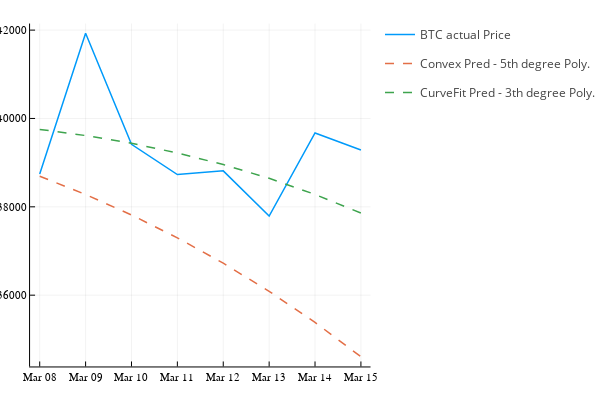

Here is the notebook cell this chart was saved with:
### Code cell
plot(dataBitcoin_wa.DateMonth, dataBitcoin_wa.PriceFloat, label = "BTC actual Price", linewidth=1.5)
plot!(dataBitcoin_wa.DateMonth, [convex_pred_week, curve_fit3_pred_week],
        label = ["Convex Pred - 5th degree Poly." "CurveFit Pred - 3th degree Poly."]
        , linewidth=1.5, line=:dash)

### Figure 1 — Plotly figure (JSON) as saved in the notebook; plotly's stock layout.template omitted (floating-point values rounded to 4 significant figures)
{"data": [{"colorbar": {"title": ""}, "legendgroup": "BTC actual Price", "line": {"color": "rgba(0, 154, 250, 1.000)", "dash": "solid", "shape": "linear", "width": 1.5}, "mode": "lines", "name": "BTC actual Price", "showlegend": true, "type": "scatter", "x": [0.5, 1.5, 2.5, 3.5, 4.5, 5.5, 6.5, 7.5], "xaxis": "x", "y": [38740.0, 41929, 39420.0, 38730.0, 38810.0, 37790.0, 39670.0, 39290.0], "yaxis": "y", "zmax": null, "zmin": null}, {"colorbar": {"title": ""}, "legendgroup": "Convex Pred - 5th degree Poly.", "line": {"color": "rgba(227, 111, 71, 1.000)", "dash": "dash", "shape": "linear", "width": 1.5}, "mode": "lines", "name": "Convex Pred - 5th degree Poly.", "showlegend": true, "type": "scatter", "x": [0.5, 1.5, 2.5, 3.5, 4.5, 5.5, 6.5, 7.5], "xaxis": "x", "y": [38690.0, 38280.0, 37820.0, 37300.0, 36720.0, 36090.0, 35380.0, 34610.0], "yaxis": "y", "zmax": null, "zmin": null}, {"colorbar": {"title": ""}, "legendgroup": "CurveFit Pred - 3th degree Poly.", "line": {"color": "rgba(62, 164, 78, 1.000)", "dash": "dash", "shape": "linear", "width": 1.5}, "mode": "lines", "name": "CurveFit Pred - 3th degree Poly.", "showlegend": true, "type": "scatter", "x": [0.5, 1.5, 2.5, 3.5, 4.5, 5.5, 6.5, 7.5], "xaxis": "x", "y": [39750.0, 39610.0, 39440.0, 39220.0, 38960.0, 38650.0, 38280.0, 37860.0], "yaxis": "y", "zmax": null, "zmin": null}], "layout": {"annotations": [], "height": 400, "legend_position": {"bgcolor": "rgba(255, 255, 255, 1.000)", "bordercolor": "rgba(0, 0, 0, 1.000)", "borderwidth": 1, "font": {"color": "rgba(0, 0, 0, 1.000)", "family": "sans-serif", "size": 11}, "title": {"font": {"color": "rgba(0, 0, 0, 1.000)", "family": "sans-serif", "size": 15}, "text": ""}, "tracegroupgap": 0, "traceorder": "normal", "x": 1, "xanchor": "auto", "y": 1, "yanchor": "auto"}, "margin": {"b": 20, "l": 0, "r": 0, "t": 20}, "paper_bgcolor": "rgba(255, 255, 255, 1.000)", "plot_bgcolor": "rgba(255, 255, 255, 1.000)", "showlegend": true, "width": 600, "xaxis": {"anchor": "y", "domain": [0.08064, 0.9934], "gridcolor": "rgba(0, 0, 0, 0.100)", "gridwidth": 0.5, "linecolor": "rgba(0, 0, 0, 1.000)", "mirror": false, "range": [0.29, 7.71], "showgrid": true, "showline": true, "showticklabels": true, "tickangle": 0, "tickcolor": "rgb(0, 0, 0)", "tickfont": {"color": "rgba(0, 0, 0, 1.000)", "family": "sans-serif", "size": 11}, "tickmode": "array", "ticks": "inside", "ticktext": ["Mar 08", "Mar 09", "Mar 10", "Mar 11", "Mar 12", "Mar 13", "Mar 14", "Mar 15"], "tickvals": [0.5, 1.5, 2.5, 3.5, 4.5, 5.5, 6.5, 7.5], "title": "", "titlefont": {"color": "rgba(0, 0, 0, 1.000)", "family": "sans-serif", "size": 15}, "type": "-", "visible": true, "zeroline": false, "zerolinecolor": "rgba(0, 0, 0, 1.000)"}, "yaxis": {"anchor": "x", "domain": [0.03762, 0.9902], "gridcolor": "rgba(0, 0, 0, 0.100)", "gridwidth": 0.5, "linecolor": "rgba(0, 0, 0, 1.000)", "mirror": false, "range": [34390.0, 42150.0], "showgrid": true, "showline": true, "showticklabels": true, "tickangle": 0, "tickcolor": "rgb(0, 0, 0)", "tickfont": {"color": "rgba(0, 0, 0, 1.000)", "family": "sans-serif", "size": 11}, "tickmode": "array", "ticks": "inside", "ticktext": ["36000", "38000", "40000", "42000"], "tickvals": [36000, 38000, 40000, 42000], "title": "", "titlefont": {"color": "rgba(0, 0, 0, 1.000)", "family": "sans-serif", "size": 15}, "type": "-", "visible": true, "zeroline": false, "zerolinecolor": "rgba(0, 0, 0, 1.000)"}}}
